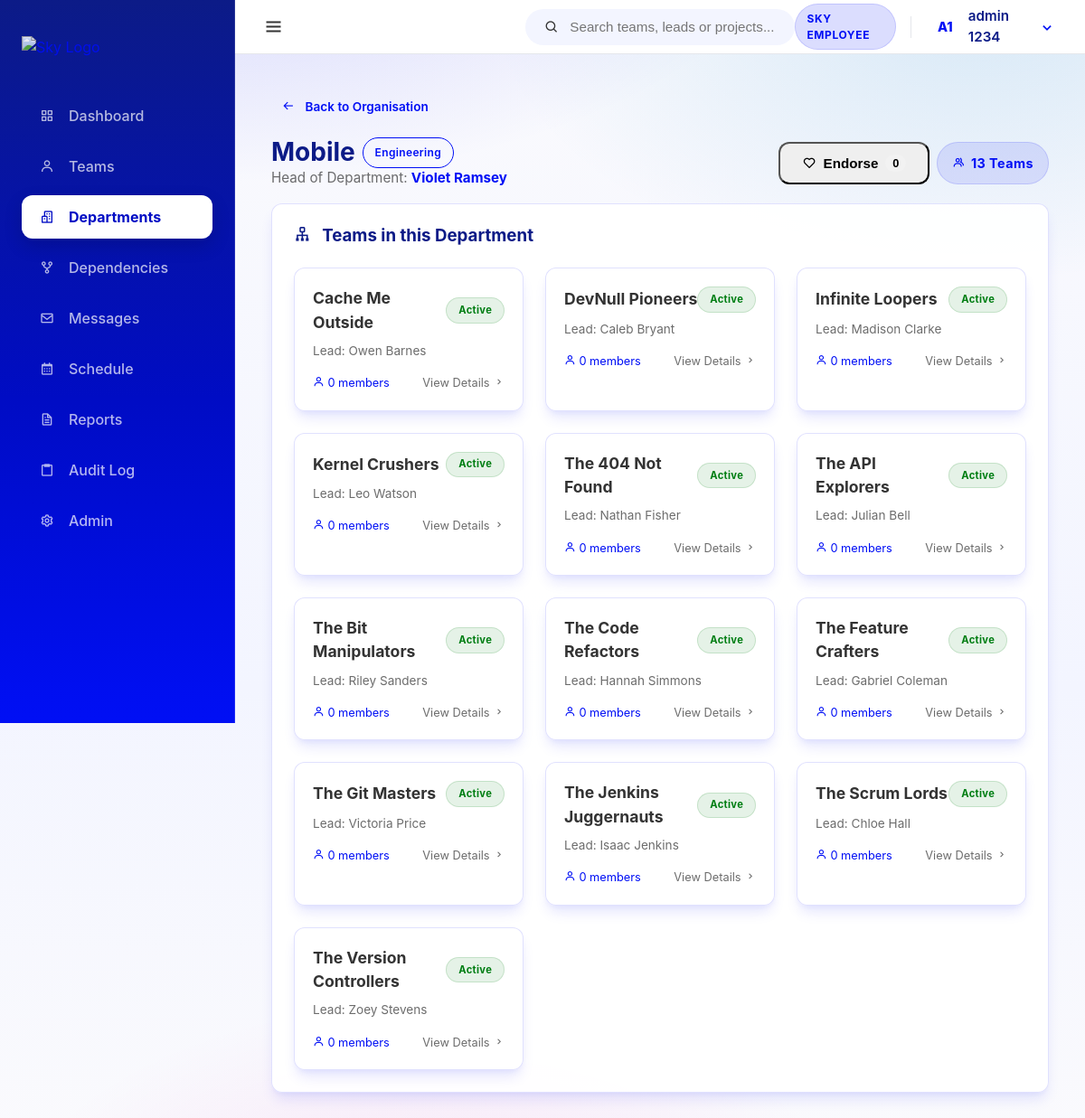
/organisation/department/34/ (signed in), run on the app's committed database.
### core/models.py (models this page shows, shortened)
class User(AbstractUser):
    class Meta:
        verbose_name = 'User'
        verbose_name_plural = 'Users'

class Department(models.Model):
    department_id = models.AutoField(primary_key=True)
    department_name = models.CharField(max_length=100)
    department_lead_name = models.CharField(max_length=100)
    specialization = models.CharField(max_length=150, blank=True, null=True, help_text="e.g. Web Development, Cloud Infrastructure")
    description = models.TextField()

class Team(models.Model):
    team_id = models.AutoField(primary_key=True)
    department = models.ForeignKey(Department, on_delete=models.CASCADE, related_name='teams')
    team_name = models.CharField(max_length=100)
    mission = models.TextField(blank=True) # Main Requirement
    lead_email = models.EmailField(blank=True) # Main Requirement
    team_leader_name = models.CharField(max_length=100, blank=True)
    work_stream = models.CharField(max_length=100)
    project_name = models.CharField(max_length=100)
    project_codebase = models.CharField(max_length=100)
    status = models.CharField(max_length=50, default='Active')
    tech_tags = models.TextField(blank=True, help_text="Comma separated tags")
    created_at = models.DateTimeField(auto_now_add=True)
    updated_at = models.DateTimeField(auto_now=True)

### organisation/views.py (the view)
# urls.py: path('department/<int:dept_id>/', views.department_detail, name='department_detail'),
@login_required
def department_detail(request, dept_id):
    try:
        department = get_object_or_404(Department, department_id=dept_id)
        teams = Team.objects.filter(department=department).annotate(
            member_count=Count('members')
        ).order_by('team_name')
        vote_count = department.votes.count()
        has_voted = False
        if request.user.is_authenticated:
            has_voted = DepartmentVote.objects.filter(voter=request.user, department=department).exists()
        context = {
            'department': department,
            'teams': teams,
            'total_teams': teams.count(),
            'vote_count': vote_count,
            'has_voted': has_voted,
        }
        return render(request, 'organisation/department_detail.html', context)
    except Exception as error:
        return render(request, 'organisation/org_chart.html', {'error': str(error)})

### templates/organisation/department_detail.html (shortened to what this page needs)
{% extends 'base.html' %}
{% block content %}
<a href="{% url 'organisation:org_chart' %}" class="btn btn-ghost mb-2 animate-slide-up" style="text-decoration: none;">
    <i class='bx bx-arrow-back'></i> Back to Organisation
</a>
<div class="flex-between mb-2 animate-slide-up" style="animation-delay: 0.05s;">
    <div>
        <div class="flex align-center gap-1">
            <h1 style="font-size: 1.75rem; color: var(--sky-header-blue);">{{ department.department_name }}</h1>
            {% if department.specialization %}
            <span class="chip" style="background: var(--sky-primary-soft); color: var(--sky-primary); border: 1px solid var(--sky-primary); font-size: 0.75rem; font-weight: 600;">
                {{ department.specialization }}
            </span>
            {% endif %}
        </div>
        <p style="color: var(--muted-foreground); font-size: 0.95rem;">
            Head of Department: <strong style="color: var(--sky-primary);">{{ department.department_lead_name }}</strong>
        </p>
    </div>
    <div class="flex gap-1">
        <form action="{% url 'organisation:toggle_endorsement' department.department_id %}" method="POST">
            <button
                type="submit"
                id="endorse-btn"
                class="btn {% if has_voted %}btn-primary{% else %}btn-outline{% endif %}"
                style="display: flex; align-items: center; gap: 0.5rem; transition: all 0.3s;"
            >
                <i class='bx {% if has_voted %}bxs-heart{% else %}bx-heart{% endif %}'></i>
                <span>{% if has_voted %}Endorsed{% else %}Endorse{% endif %}</span>
                <span id="vote-count" style="background: rgba(255,255,255,0.2); padding: 0.1rem 0.5rem; border-radius: 10px; font-size: 0.8rem;">
                    {{ vote_count }}
                </span>
            </button>
        </form>
        <span class="chip chip-department" style="font-size: 0.9rem; padding: 0.5rem 1rem;">
            <i class='bx bx-group'></i> {{ total_teams }} Teams
        </span>
    </div>
</div>
<div class="card mb-2 animate-slide-up" style="animation-delay: 0.1s;">
    <h3 style="color: var(--sky-header-blue); margin-bottom: 1.5rem;">
        <i class='bx bx-sitemap' style="margin-right: 0.5rem;"></i> Teams in this Department
    </h3>
    <div class="grid-3">
        {% for team in teams %}
        <a href="{% url 'teams:team_detail' team.team_id %}" class="card hover-lift" style="text-decoration: none; color: inherit; padding: 1.25rem;">
            <div class="flex-between mb-1">
                <span style="font-size: 1.1rem; font-weight: 700;">{{ team.team_name }}</span>
                <span class="chip {% if team.status == 'Active' %}chip-active{% elif team.status == 'Restructuring' %}chip-restructuring{% else %}chip-disbanded{% endif %}" style="font-size: 0.7rem;">
                    {{ team.status }}
                </span>
            </div>
            <div style="font-size: 0.85rem; color: var(--muted-foreground); margin-bottom: 1rem;">
                Lead: {{ team.team_leader_name|default:"—" }}
            </div>
            <div class="flex-between" style="font-size: 0.8rem;">
                <span style="color: var(--sky-primary);">
                    <i class='bx bx-user'></i> {{ team.member_count }} members
                </span>
                <span style="color: var(--muted-foreground);">
                    View Details <i class='bx bx-chevron-right'></i>
                </span>
            </div>
        </a>
        {% empty %}
        <div class="empty-state" style="grid-column: span 3;">
            <i class='bx bx-buildings'></i>
            <p class="empty-title">No teams registered</p>
        </div>
        {% endfor %}
    </div>
</div>
{% endblock %}

### templates/partials/_top_navbar.html (shortened to what this page needs)
<header class="top-navbar" style="display: flex; align-items: center; justify-content: space-between; height: 60px;">
    <div class="navbar-left">
        <button id="sidebar-toggle" class="sidebar-toggle-btn" aria-label="Toggle Sidebar">
            <i class='bx bx-menu'></i>
        </button>
    </div>
    <div class="navbar-middle">
        <div class="search-bar-container" id="global-search">
            <div class="search-bar">
                <i class='bx bx-search'></i>
                <input type="text" placeholder="Search teams, leads or projects..." id="search-input">
            </div>
        </div>
    </div>
    <div class="navbar-right" style="display: flex; align-items: center; gap: 12px;">
        <span class="badge badge-blue" style="vertical-align: middle; display: inline-flex; align-items: center;">SKY EMPLOYEE</span>
        <div class="nav-user-dropdown" id="user-dropdown-container" style="display: flex; align-items: center;">
            <div class="nav-avatar-trigger" id="user-dropdown-btn" style="display: flex; align-items: center;">
                <div class="avatar-circle small">
                    {% if user.first_name %}{{ user.first_name|first|upper }}{% else %}{{ user.username|first|upper }}{% endif %}{% if user.last_name %}{{ user.last_name|first|upper }}{% endif %}
                </div>
                <span class="user-fullname">{{ user.get_full_name|default:user.username }}</span>
                <i class='bx bx-chevron-down'></i>
            </div>
        </div>
    </div>
</header>

### assets/css/sky-layout.css (style rules this page uses)
:root { --font-size: 16px; --sky-primary: #000ff5; --sky-primary-dark: #000cc4; --sky-focus: #007ecc; --sky-surface: #fafafd; --sky-surface-strong: #f3f5ff; --sky-tint-5: rgba(0, 15, 245, 0.05); --sky-tint-10: rgba(0, 15, 245, 0.1); --sky-tint-14: rgba(0, 15, 245, 0.14); --sky-header-blue: #0c1b87; --sky-text: #333333; --sky-positive: #007e13; --sky-negative: #dd1717; --sky-attention: #f15a22; --sky-spectrum-1: #e4563e; --sky-spectrum-2: #e70296; --sky-spectrum-3: #dc01b1; --sky-spectrum-4: #be01c4; --sky-spectrum-5: #9f11e7; --sky-spectrum-6: #3d5fdf; --sky-spectrum: linear-gradient( 90deg, var(--sky-spectrum-1) 0%, var(--sky-spectrum-2) 20%, var(--sky-spectrum-3) 40%, var(--sky-spectrum-4) 60%, var(--sky-spectrum-5) 80%, var(--sky-spectrum-6) 100% ); --sky-spectrum-diagonal: linear-gradient( 135deg, var(--sky-spectrum-1) 0%, var(--sky-spectrum-2) 20%, var(--sky-spectrum-3) 40%, var(--sky-spectrum-4) 60%, var(--sky-spectrum-5) 80%, var(--sky-spectrum-6) 100% ); --primary: var(--sky-primary); --primary-foreground: #ffffff; --background: var(--sky-surface); --foreground: var(--sky-text); --card: rgba(255, 255, 255, 0.92); --card-foreground: var(--sky-text); --popover: #ffffff; --popover-foreground: var(--sky-text); --muted: var(--sky-surface-strong); --muted-foreground: rgba(51, 51, 51, 0.72); --accent: var(--sky-tint-10); --accent-foreground: var(--sky-text); --destructive: var(--sky-negative); --destructive-foreground: #ffffff; --border: rgba(0, 15, 245, 0.12); --input-background: rgba(255, 255, 255, 0.96); --ring: rgba(0, 126, 204, 0.35); --radius: 0.75rem; --sidebar-width: 260px; --header-height: 70px; --shadow-sm: 0 4px 6px -1px rgba(0, 0, 0, 0.1), 0 2px 4px -1px rgba(0, 0, 0, 0.06); --shadow-md: 0 10px 15px -3px rgba(0, 15, 245, 0.1), 0 4px 6px -2px rgba(0, 15, 245, 0.05); --shadow-lg: 0 20px 25px -5px rgba(12, 27, 135, 0.15), 0 10px 10px -5px rgba(12, 27, 135, 0.1); }
* { margin: 0; padding: 0; box-sizing: border-box; }
html body { font-family: 'Inter', system-ui, -apple-system, sans-serif; color: var(--sky-text); min-height: 100vh; line-height: 1.5; background: radial-gradient(1200px 600px at 20% -10%, rgba(0, 15, 245, 0.18) 0%, rgba(0, 15, 245, 0) 55%), radial-gradient(900px 520px at 90% 0%, rgba(0, 126, 204, 0.14) 0%, rgba(0, 126, 204, 0) 60%), radial-gradient(900px 520px at 40% 110%, rgba(220, 1, 177, 0.1) 0%, rgba(220, 1, 177, 0) 55%), linear-gradient(180deg, #fafafd 0%, #f3f5ff 60%, #fafafd 100%); background-attachment: fixed; background-size: cover; background-repeat: no-repeat; }
html body h1, html body h2, html body h3, html body h4 { color: var(--sky-header-blue); font-weight: 700; line-height: 1.2; }
html body a { color: var(--sky-primary); text-decoration: none; transition: color 0.2s ease; }
html body .top-navbar { height: 60px; background: #ffffff; border-bottom: 1px solid #e5e7eb; display: flex; align-items: center; justify-content: space-between; padding: 0 24px; position: sticky; top: 0; z-index: 900; }
html body .navbar-left, html body .navbar-middle, html body .navbar-right { display: flex; align-items: center; flex: 1; }
html body .navbar-middle { justify-content: center; }
html body .navbar-right { justify-content: flex-end; gap: 12px; }
html body .search-bar-container { position: relative; width: 100%; max-width: 400px; min-width: 280px; }
html body .search-bar { background: var(--sky-surface-strong); padding: 0 1.25rem; height: 40px; border-radius: 999px; display: flex; align-items: center; border: 1px solid transparent; transition: all 0.2s ease; }
html body .search-bar input { background: transparent; border: none; outline: none; flex: 1; margin-left: 0.75rem; font-size: 0.95rem; color: var(--sky-text); }

### data on the page
User: first_name|first "A", last_name|first "1", get_full_name "admin 1234"
Department: department_name "Mobile", specialization "Engineering", department_lead_name "Violet Ramsey"
Team: team_name "Cache Me Outside", status "Active", team_leader_name "Owen Barnes", member_count "0"
Team: team_name "DevNull Pioneers", status "Active", team_leader_name "Caleb Bryant", member_count "0"
Team: team_name "Infinite Loopers", status "Active", team_leader_name "Madison Clarke", member_count "0"
Team: team_name "Kernel Crushers", status "Active", team_leader_name "Leo Watson", member_count "0"
Team: team_name "The 404 Not Found", status "Active", team_leader_name "Nathan Fisher", member_count "0"
Team: team_name "The API Explorers", status "Active", team_leader_name "Julian Bell", member_count "0"
Team: team_name "The Bit Manipulators", status "Active", team_leader_name "Riley Sanders", member_count "0"
Team: team_name "The Code Refactors", status "Active", team_leader_name "Hannah Simmons", member_count "0"
Team: team_name "The Feature Crafters", status "Active", team_leader_name "Gabriel Coleman", member_count "0"
Team: team_name "The Git Masters", status "Active", team_leader_name "Victoria Price", member_count "0"
Team: team_name "The Jenkins Juggernauts", status "Active", team_leader_name "Isaac Jenkins", member_count "0"
Team: team_name "The Scrum Lords", status "Active", team_leader_name "Chloe Hall", member_count "0"
Team: team_name "The Version Controllers", status "Active", team_leader_name "Zoey Stevens", member_count "0"

### other printed values
{{ vote_count }} "0"
{{ total_teams }} "13"
